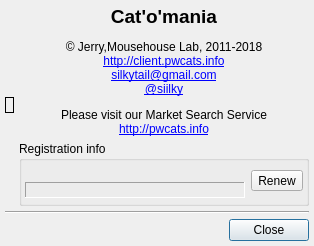
<?xml version="1.0" encoding="UTF-8"?>
<ui version="4.0">
 <class>About</class>
 <widget class="QDialog" name="About">
  <property name="geometry">
   <rect>
    <x>0</x>
    <y>0</y>
    <width>405</width>
    <height>276</height>
   </rect>
  </property>
  <property name="windowTitle">
   <string>About</string>
  </property>
  <layout class="QGridLayout" name="gridLayout" rowstretch="1,0,0,0">
   <property name="sizeConstraint">
    <enum>QLayout::SetFixedSize</enum>
   </property>
   <property name="leftMargin">
    <number>5</number>
   </property>
   <property name="topMargin">
    <number>5</number>
   </property>
   <property name="rightMargin">
    <number>5</number>
   </property>
   <property name="bottomMargin">
    <number>5</number>
   </property>
   <property name="spacing">
    <number>5</number>
   </property>
   <item row="0" column="1">
    <widget class="QLabel" name="lbAbout">
     <property name="text">
      <string>&lt;html&gt;&lt;head/&gt;&lt;body&gt;
&lt;p align=&quot;center&quot;&gt;&lt;span style=&quot; font-size:14pt; font-weight:600;&quot;&gt;Cat'o'mania&lt;/span&gt;&lt;/p&gt;
&lt;p align=&quot;center&quot;&gt;© Jerry,Mousehouse Lab, 2011-2018&lt;br/&gt;
&lt;a href=&quot;http://client.pwcats.info&quot;&gt;&lt;span style=&quot; text-decoration: underline; color:#0000ff;&quot;&gt;http://client.pwcats.info&lt;br/&gt;&lt;/span&gt;&lt;/a&gt;
&lt;span style=&quot; font-size:10pt; &quot;/&gt;&lt;img src=&quot;:/about/gmail.png&quot; /&gt; 
&lt;a href=&quot;mailto:silkytail@gmail.com&quot;&gt;silkytail@gmail.com&lt;/a&gt;&lt;br/&gt;
&lt;img src=&quot;:/about/telegram.png&quot; /&gt; &lt;a href=&quot;https://t.me/siilky&quot;&gt;&lt;span style=&quot;text-decoration: underline; color:#0000ff;&quot;&gt;@siilky&lt;/span&gt;&lt;/a&gt;&lt;/p&gt;
&lt;p align=&quot;center&quot;&gt;Please visit our Market Search Service&lt;br/&gt;
&lt;a href=&quot;http://pwcats.info&quot;&gt;&lt;span style=&quot; text-decoration: underline; color:#0000ff;&quot;&gt;http://pwcats.info&lt;/span&gt;&lt;/a&gt;&lt;/p&gt;
&lt;/body&gt;&lt;/html&gt;</string>
     </property>
     <property name="alignment">
      <set>Qt::AlignLeading|Qt::AlignLeft|Qt::AlignTop</set>
     </property>
     <property name="openExternalLinks">
      <bool>true</bool>
     </property>
    </widget>
   </item>
   <item row="1" column="1">
    <widget class="QGroupBox" name="groupBox">
     <property name="title">
      <string>Registration info</string>
     </property>
     <property name="alignment">
      <set>Qt::AlignLeading|Qt::AlignLeft|Qt::AlignTop</set>
     </property>
     <layout class="QGridLayout" name="gridLayout_2">
      <property name="leftMargin">
       <number>3</number>
      </property>
      <property name="topMargin">
       <number>2</number>
      </property>
      <property name="rightMargin">
       <number>3</number>
      </property>
      <property name="bottomMargin">
       <number>5</number>
      </property>
      <property name="horizontalSpacing">
       <number>6</number>
      </property>
      <property name="verticalSpacing">
       <number>5</number>
      </property>
      <item row="1" column="0">
       <widget class="QLabel" name="lbRegId">
        <property name="minimumSize">
         <size>
          <width>220</width>
          <height>0</height>
         </size>
        </property>
        <property name="frameShape">
         <enum>QFrame::Panel</enum>
        </property>
        <property name="frameShadow">
         <enum>QFrame::Sunken</enum>
        </property>
        <property name="margin">
         <number>2</number>
        </property>
        <property name="textInteractionFlags">
         <set>Qt::LinksAccessibleByMouse|Qt::TextSelectableByMouse</set>
        </property>
       </widget>
      </item>
      <item row="0" column="0">
       <widget class="QLabel" name="lbRegInfo">
        <property name="wordWrap">
         <bool>true</bool>
        </property>
        <property name="indent">
         <number>5</number>
        </property>
       </widget>
      </item>
      <item row="0" column="1" rowspan="2">
       <widget class="QToolButton" name="btnRenew">
        <property name="sizePolicy">
         <sizepolicy hsizetype="Fixed" vsizetype="Fixed">
          <horstretch>0</horstretch>
          <verstretch>0</verstretch>
         </sizepolicy>
        </property>
        <property name="text">
         <string>Renew</string>
        </property>
        <property name="icon">
         <iconset resource="resource.qrc">
          <normaloff>:/license/license_key.png</normaloff>:/license/license_key.png</iconset>
        </property>
        <property name="iconSize">
         <size>
          <width>24</width>
          <height>24</height>
         </size>
        </property>
        <property name="toolButtonStyle">
         <enum>Qt::ToolButtonTextUnderIcon</enum>
        </property>
       </widget>
      </item>
     </layout>
    </widget>
   </item>
   <item row="2" column="0" colspan="2">
    <widget class="Line" name="line">
     <property name="orientation">
      <enum>Qt::Horizontal</enum>
     </property>
    </widget>
   </item>
   <item row="0" column="0" rowspan="2">
    <widget class="QLabel" name="label">
     <property name="sizePolicy">
      <sizepolicy hsizetype="Fixed" vsizetype="Fixed">
       <horstretch>0</horstretch>
       <verstretch>0</verstretch>
      </sizepolicy>
     </property>
     <property name="frameShape">
      <enum>QFrame::Box</enum>
     </property>
     <property name="pixmap">
      <pixmap resource="resource.qrc">:/about/antikotin.png</pixmap>
     </property>
    </widget>
   </item>
   <item row="3" column="0">
    <widget class="QLabel" name="lbVersion">
     <property name="font">
      <font>
       <weight>75</weight>
       <bold>true</bold>
      </font>
     </property>
     <property name="styleSheet">
      <string notr="true">color: #808080;</string>
     </property>
    </widget>
   </item>
   <item row="3" column="1">
    <layout class="QHBoxLayout" name="horizontalLayout">
     <item>
      <spacer name="horizontalSpacer">
       <property name="orientation">
        <enum>Qt::Horizontal</enum>
       </property>
       <property name="sizeHint" stdset="0">
        <size>
         <width>40</width>
         <height>20</height>
        </size>
       </property>
      </spacer>
     </item>
     <item>
      <widget class="QPushButton" name="pushButton">
       <property name="text">
        <string>Close</string>
       </property>
      </widget>
     </item>
    </layout>
   </item>
  </layout>
 </widget>
 <resources>
  <include location="resource.qrc"/>
 </resources>
 <connections>
  <connection>
   <sender>pushButton</sender>
   <signal>clicked()</signal>
   <receiver>About</receiver>
   <slot>accept()</slot>
   <hints>
    <hint type="sourcelabel">
     <x>406</x>
     <y>237</y>
    </hint>
    <hint type="destinationlabel">
     <x>345</x>
     <y>234</y>
    </hint>
   </hints>
  </connection>
 </connections>
</ui>
